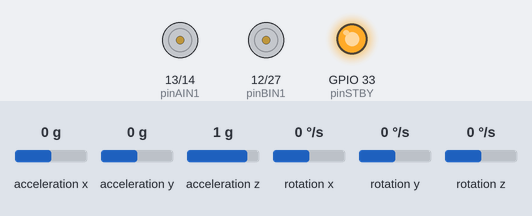
Simulated run of this sketch. Board: ESP32. On the bench: motor-driver pin pairs drawn as motors (green arrow = first pin HIGH = forward, orange = second pin HIGH = backward, longer = more drive, scaled by the enable pin, stopped while the standby pin is LOW), output pins drawn as LEDs (lit = HIGH). The test bench sets the inputs (shaded band); at power-on: acceleration y 0 g, rotation x 0 °/s, acceleration z 1 g, acceleration x 0 g, rotation y 0 °/s, rotation z 0 °/s. What the sketch prints to the serial monitor is not drawn.

Above: at 1.2 s.
1.3 s: acceleration y set to -1.4 g
At 2.1 s:
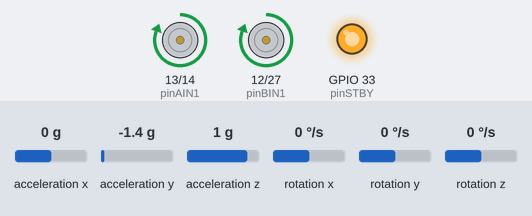
2.8 s: rotation x set to 100 °/s
At 5.65 s:
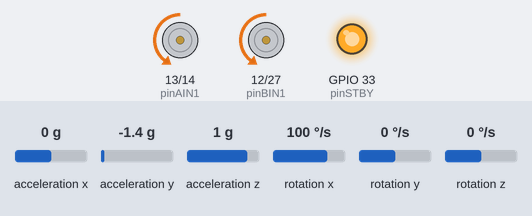
5.8 s: acceleration z set to 0 g
At 6.4 s:
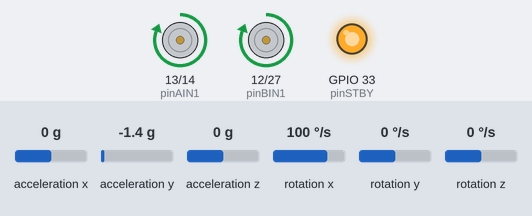
7.3 s: acceleration x set to -1.4 g
At 9.0 s:
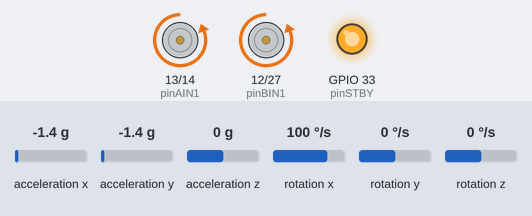
10.3 s: rotation x set to 6 °/s
At 11.5 s:
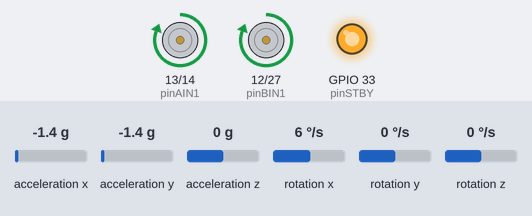
12.4 s: rotation x set to 192 °/s
At 13.6 s:
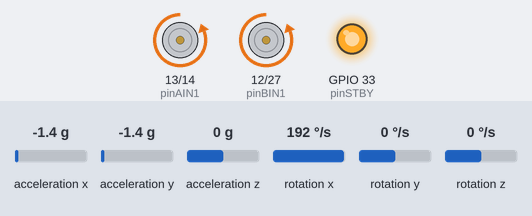
Timing chart, 0 to 15.1 s (numbered marks = the images above; inputs shaded):
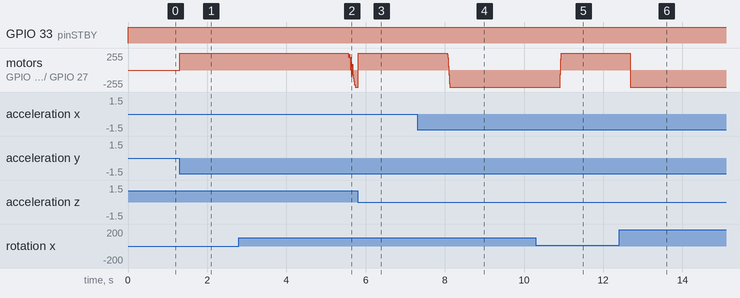

Measured:
- after the input at 1.3 s, motor on GPIO 13 (pinAIN1) / GPIO 14 (pinAIN2), motor on GPIO 12 (pinBIN1) / GPIO 27 (pinBIN2): stopped → forward 255/255 at once
- after the input at 5.8 s, motor on GPIO 13 (pinAIN1) / GPIO 14 (pinAIN2), motor on GPIO 12 (pinBIN1) / GPIO 27 (pinBIN2): backward 255/255 → forward 255/255 at once
- after the input at 7.3 s, motor on GPIO 13 (pinAIN1) / GPIO 14 (pinAIN2), motor on GPIO 12 (pinBIN1) / GPIO 27 (pinBIN2): forward 255/255 → backward 255/255 after 0.76 s
- after the input at 10.3 s, motor on GPIO 13 (pinAIN1) / GPIO 14 (pinAIN2), motor on GPIO 12 (pinBIN1) / GPIO 27 (pinBIN2): backward 255/255 → forward 255/255 after 0.61 s
- after the input at 12.4 s, motor on GPIO 13 (pinAIN1) / GPIO 14 (pinAIN2): forward 255/255 → backward 255/255 after 0.28 s; motor on GPIO 12 (pinBIN1) / GPIO 27 (pinBIN2): forward 255/255 → backward 255/255 after 0.29 s

The sketch:

prueba_final.ino
```cpp
#include "Wire.h"
#include "I2Cdev.h"
#include "MPU6050.h"

MPU6050 sensor;

// Definiciones de pines de motores
const int pinPWMA = 26;
const int pinAIN2 = 14;
const int pinAIN1 = 13;
const int pinPWMB = 25;
const int pinBIN1 = 12;
const int pinBIN2 = 27;
const int pinSTBY = 33;

// Variables del sensor MPU6050
int16_t ax, ay, az;
int16_t gx, gy, gz;
unsigned long tiempo_prev;
float dt;
float ang_x, ang_y;
float ang_x_prev, ang_y_prev;

// Variables PID
float Kp = 300; // Incrementar valores para mayor peso y centro de gravedad alto
float Ki = 150;
float Kd = 10.0;
float integral = 0.0;
float derivative = 0.0;
float previous_error = 0.0;

void setup() {
    Serial.begin(115200);
    Wire.begin(21, 22);
    sensor.initialize();

    // Calibrar MPU6050
    calibrateMPU6050();

    // Configurar pines de motores
    pinMode(pinAIN2, OUTPUT);
    pinMode(pinAIN1, OUTPUT);
    pinMode(pinPWMA, OUTPUT);
    pinMode(pinBIN1, OUTPUT);
    pinMode(pinBIN2, OUTPUT);
    pinMode(pinPWMB, OUTPUT);
    pinMode(pinSTBY, OUTPUT);

    // Inicializar el tiempo previo
    tiempo_prev = millis();
}

void loop() {
    // Obtener datos del MPU6050
    sensor.getAcceleration(&ax, &ay, &az);
    sensor.getRotation(&gx, &gy, &gz);

    // Calcular ángulos con el acelerómetro
    float accel_ang_x = atan(ay / sqrt(pow(ax, 2) + pow(az, 2))) * (180.0 / PI);
    float accel_ang_y = atan(-ax / sqrt(pow(ay, 2) + pow(az, 2))) * (180.0 / PI);

    // Calcular ángulo de rotación con giroscopio y filtro complementario
    unsigned long tiempo_actual = millis();
    dt = (tiempo_actual - tiempo_prev) / 1000.0;
    tiempo_prev = tiempo_actual;
    ang_x = 0.98 * (ang_x_prev + (gx / 131.0) * dt) + 0.02 * accel_ang_x;
    ang_y = 0.98 * (ang_y_prev + (gy / 131.0) * dt) + 0.02 * accel_ang_y;

    ang_x_prev = ang_x;
    ang_y_prev = ang_y;

    // Ajustar parámetros PID dinámicamente según la inclinación
    adjustPIDParameters(ang_x);

    // Control del péndulo invertido usando PID
    float desired_angle = 0.0; // Ángulo deseado para mantener el equilibrio
    float error = desired_angle - ang_x; // Calcular error

    integral += error * dt;
    derivative = (error - previous_error) / dt;

    float motor_speed = Kp * error + Ki * integral + Kd * derivative;

    // Limitar la velocidad del motor para evitar comandos excesivos
    motor_speed = constrain(motor_speed, -255, 255);

    // Controlar los motores
    enableMotors();
    moveMotor(pinPWMA, pinAIN1, pinAIN2, motor_speed);
    moveMotor(pinPWMB, pinBIN1, pinBIN2, motor_speed);

    // Mostrar los ángulos y la velocidad de los motores
    Serial.print("Rotación en X: ");
    Serial.print(ang_x);
    Serial.print(", Error: ");
    Serial.print(error);
    Serial.print(", Velocidad de los motores: ");
    Serial.println(motor_speed);

    // Actualizar el error anterior
    previous_error = error;
}

// Funciones adicionales
void moveMotor(int pinPWM, int pinIN1, int pinIN2, float speed) {
    if (speed > 0) {
        digitalWrite(pinIN1, HIGH);
        digitalWrite(pinIN2, LOW);
        analogWrite(pinPWM, speed);
        Serial.print("Moviendo motor hacia adelante con velocidad: ");
        Serial.println(speed);
    } else {
        digitalWrite(pinIN1, LOW);
        digitalWrite(pinIN2, HIGH);
        analogWrite(pinPWM, -speed);
        Serial.print("Moviendo motor hacia atrás con velocidad: ");
        Serial.println(-speed);
    }
}

void enableMotors() {
    digitalWrite(pinSTBY, HIGH);
}

void disableMotors() {
    digitalWrite(pinSTBY, LOW);
}

void calibrateMPU6050() {
    // Calibrar el MPU6050 si es necesario
    sensor.CalibrateAccel(6);
    sensor.CalibrateGyro(6);
    sensor.PrintActiveOffsets();
}

void adjustPIDParameters(float angle) {
    // Ajustar dinámicamente los parámetros PID según la inclinación
    if (abs(angle) > 10) {
        Kp = 350;
        Ki = 175;
        Kd = 15;
    } else {
        Kp = 300;
        Ki = 150;
        Kd = 10;
    }
}
```
